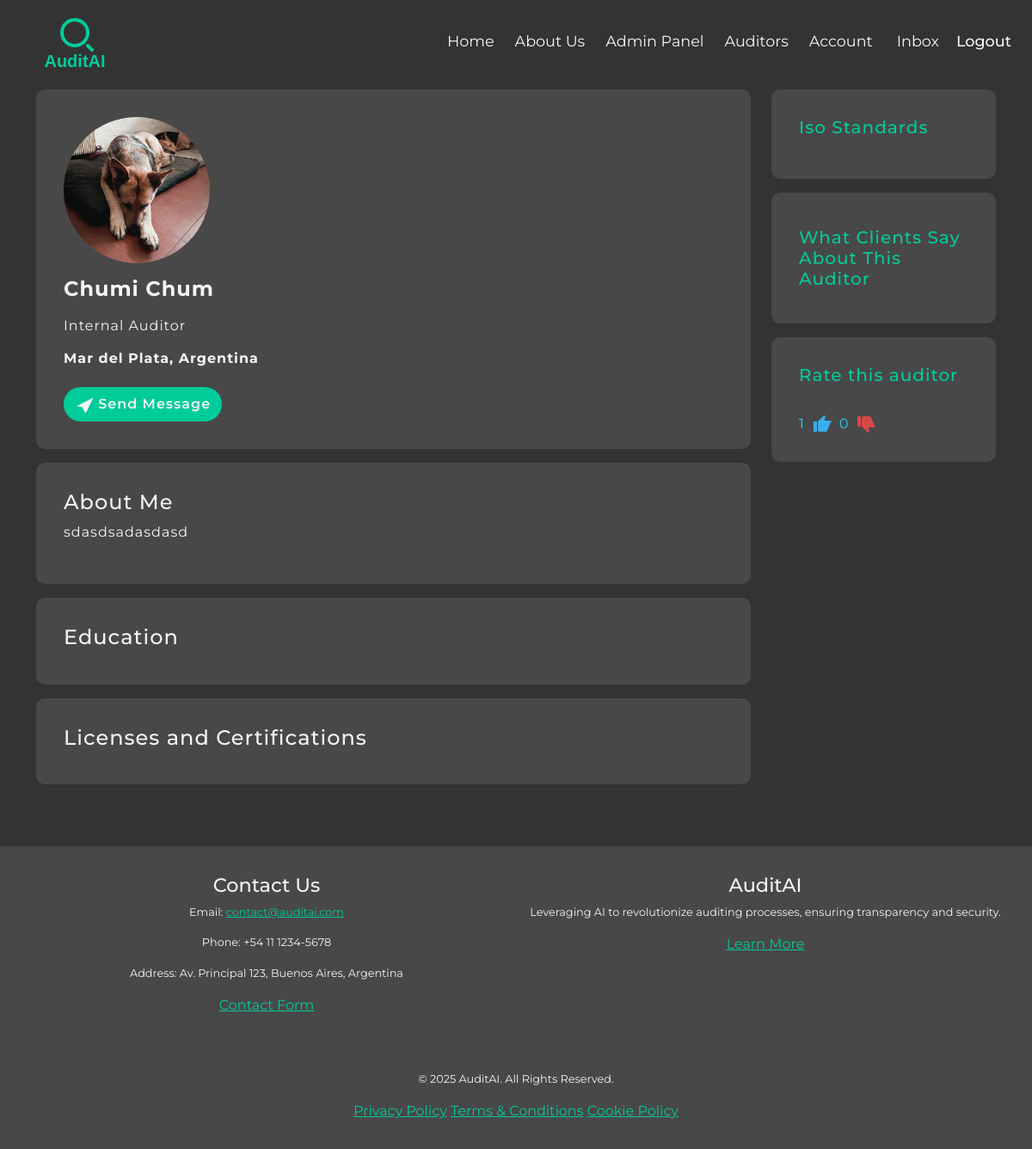
Screenshot of /auditors/auditor-profile/1/ (signed in) with the database file from the repository.
### auditors/models.py (models this page shows, shortened)
class AuditorProfile(models.Model):
    AUDITOR_ROLE_CHOICES = [
    ('internal', 'Internal Auditor'),
    ('lead', 'Lead Auditor'),
    ('external', 'External Auditor'),
]
    user = models.OneToOneField(CustomUser, on_delete=models.CASCADE)
    name = models.CharField(max_length= 50 )
    surname = models.CharField(max_length= 50)
    document = models.CharField(max_length=60, unique=True)
    phone = models.CharField(max_length=50)
    bio = models.TextField(null=True, blank=True)
    profile_image = models.ImageField(  upload_to='auditors/profile_images', default= 'auditors/profile_images/default.png',  null=True, blank=True)
    country = models.ForeignKey("Country", on_delete=models.SET_NULL, null = True )
    location = models.CharField( max_length=80 )
    competency = models.CharField(max_length= 50, choices= AUDITOR_ROLE_CHOICES, blank=True, null=True)
    iso_standards = models.ManyToManyField('IsoStandard', blank = True)

class Country(models.Model):
    name = models.CharField(max_length=200,  null=True, blank=True)
    language = models.CharField(max_length=100, null=True, blank=True)
    timezone = models.CharField(max_length=50, null=True, blank=True)
    def __str__(self):
        return self.name or "Unnamed Country"
    class Meta:
        verbose_name_plural = "Countries"

### auditors/views/auditor_profile.py (the view)
# urls.py: path('auditor-profile/<str:pk>/', auditor_profile, name = 'auditor-profile' ),
def auditor_profile(request, pk):
    auditor = get_object_or_404(AuditorProfile, id=pk)
    reviews_up_count = auditor.review_set.filter(value = 'up').count()
    reviews_down_count = auditor.review_set.filter(value = 'down').count()
    context = {
        'auditor': auditor,
        'reviews_up': reviews_up_count,
        'reviews_down': reviews_down_count,
    }
    return render(request, 'auditors/auditor-profile.html', context)

### inbox/context_processors.py (called while the page is built)
def inbox_unread_count(request):
    if request.user.is_authenticated:
        count = Message.objects.filter(recipient = request.user, is_read = False).count()
    else:
        count = 0
    context = {'inbox_unread_count': count}
    return context

### auditors/templates/auditors/auditor-profile.html (shortened to what this page needs)
{% extends 'base.html' %}
{% block content %}
{% include 'navbar.html' %}
<main class="main">
  <div class="container">
    <div class="row profile">
      <div class="col-md-9">
        <div class=" profile__main">
          <div class="profile__flex">
            <section class="profile__photo">
              <img src="{{auditor.profile_image.url}}" class="profile__photo-image" alt="Foto del auditor">
            </section>
          </div>
          <div class="profile__description">
            <h4 class="profile__name"><strong>{{auditor.name|title}}</strong> <strong>{{auditor.surname|title}}</strong></h4>
            <p>{{auditor.competency|title}} Auditor</p>
            <h6 class="profile__location">
              <strong>
                {% if auditor.location and auditor.country %}
                {{ auditor.location }}, {{auditor.country}}
                {% endif %}
              </strong>
            </h6>
            {% if request.user.is_authenticated and request.user != auditor.user %}
            <a href="{% url 'send-message' auditor.user.id %}" class="btn profile__send_message"><svg
                xmlns="http://www.w3.org/2000/svg" width="22" height="22" fill="currentColor" class="bi bi-send"
                viewBox="0 0 16 16">
                <path
                  d="M15.964 0.686a.5.5 0 0 1 .023.812L1.57 8.948l4.656.95 2.52 4.376a.5.5 0 0 0 .91-.137l6.307-13a.5.5 0 0 1 .001-.451z" />
              </svg> Send Message</a>
            {% endif %}
          </div>
        </div>
        <div class="profile__about_me">
          <h4>About Me</h4>
          <p>{{auditor.bio}}</p>
        </div>
        <div class="profile__education">
          <h4>Education</h4>
        </div>
        <div class="profile__licenses">
          <h4>Licenses and Certifications</h4>
        </div>
      </div>
      <div class="col-md-3   profile__sidebar">
        <section class="profile__iso_standars">
          <h5 class="profile__iso_standars-title">Iso Standards</h5>
        </section>
        <section class="profile__reviews">
          <a href="{% url 'auditor_audits' auditor.id %}">
          <h5><h5>What Clients Say About This Auditor</h5></h5>
          </a>
        </section>
        <section class="profile__vote">
          <h5 class="profile__vote-text">Rate this auditor</h5>
           <div class="profile__thumbs">
            <span id="thumb-up-count" >
              {{ reviews_up }}
            </span>
            <span class="profile__thumb-up"  data-vote-type="up"  data-auditor="{{ auditor.id }}" >
              <svg  xmlns="http://www.w3.org/2000/svg" width="24" height="24"
                fill="var(--light-blue)" viewBox="0 0 24 24">
                <path
                  d="M2 21h4V9H2v12zM23 10c0-1.1-.9-2-2-2h-6.31l.95-4.57.03-.32a1 1 0 0 0-.29-.7L14.17 2 7.59 8.59C7.22 8.95 7 9.45 7 10v9c0 1.1.9 2 2 2h7c.83 0 1.54-.5 1.84-1.22l3.02-7.05c.09-.23.14-.47.14-.73v-1z" />
              </svg>
            </span>
            <span id="thumb-down-count" >
              {{ reviews_down }}
            </span>
            <span class="profile__thumb-down"  data-vote-type="down"  data-auditor="{{ auditor.id }}" >
            </span>
          </div>
        </section>
      </div>
    </div>
  </div>
</main>
{% load static %}
{% endblock %}

### static/css/base/_variables.css (style rules this page uses)
:root { --soft-mint-green: #bef3e99f; --mint-green: #00CC99; --light-grey: #F5F5F5; --dark-grey: #333333; --medium-grey: #70707057; --soft-yellow: #FFD700; --light-blue: #3aadeb; --alert-success: rgba(137, 239, 214, 0.438); --alert-error: rgba(231, 72, 72, 0.888); }

### static/css/base/_main_styles.css (style rules this page uses)
* { box-sizing: border-box; margin: 0; padding: 0; }
html { font-size: 13px; }
body { background-color: var(--dark-grey); margin: 0; padding: 0; min-height: 100vh; display: flex; flex-direction: column; font-family: 'Montserrat', serif; }
.main { margin: 0.5rem; display: flex; flex-direction: column; justify-content: center; align-items: center; }

### static/css/components/_button.css (style rules this page uses)
.btn { padding: 0.5rem 0.8rem; background-color: var(--mint-green); color: var(--light-grey); border: none; border-radius: 999px; font-size: 1rem; font-weight: 600; cursor: pointer; transition: background-color 0.3s ease, transform 0.2s ease; text-align: center; display: inline-block; }

### home/static/home/css/_home.css (style rules this page uses)
@media (min-width: 992px) { html { font-size: 16px; } }

### auditors/static/auditors/css/auditor-profile.css (style rules this page uses)
.row { align-items: flex-start; }
.profile { color: var(--light-grey); }
.profile__main, .profile__education, .profile__licenses, .profile__about_me, .profile__iso_standars, .profile__reviews, .profile__vote { padding: 2rem; background-color: var(--medium-grey); border-radius: 10px; margin-bottom: 1rem; letter-spacing: 1px; }
.profile__photo { display: flex; justify-content: flex-start; align-items: center; width: 170px; height: 170px; margin-bottom: 1rem; }
.profile__name { margin-bottom: 1rem; }
.profile__photo-image { width: 100%; height: 100%; max-height: 170px; max-width: 170px; border-radius: 50%; object-fit: cover; }
.profile__location { margin-top: 1rem; }
.profile__send_message { margin-top: 1rem; }
.profile__iso_standars, .profile__reviews, .profile__vote { color: var(--mint-green); padding: 2rem; background-color: var(--medium-grey); border-radius: 10px; }
.profile__reviews { display: flex; flex-direction: column; }
.profile__reviews a { text-decoration: none; color: var(--mint-green); }
.profile__thumbs { margin-top: 2rem; display: flex; align-items: flex-end; }
.profile__thumb-up, .profile__thumb-down { cursor: pointer; margin: 0 0.5rem; }
#thumb-up-count, #thumb-down-count { color: rgb(42, 211, 241); font-size: 1rem; }

### rows the page displays
AuditorProfile: profile_image (picture), name "Chumi", surname "Chum", competency "Internal", location "Mar del Plata", country "Argentina", bio "sdasdsadasdasd"

### other values shown
{{ reviews_up }} "1"
{{ reviews_down }} "0"
